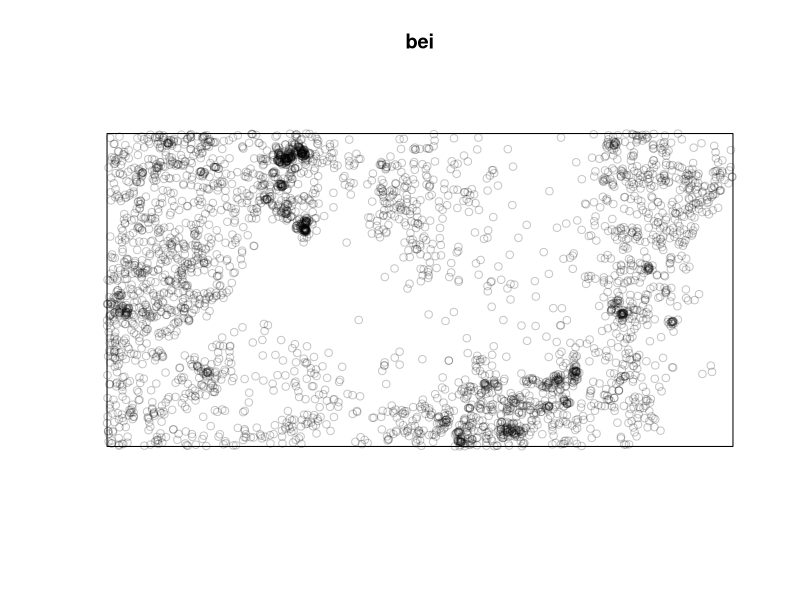
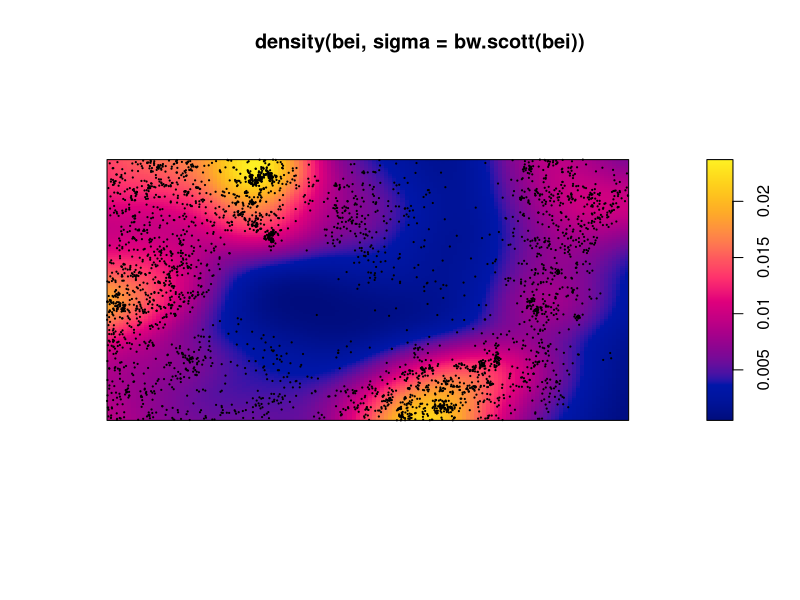
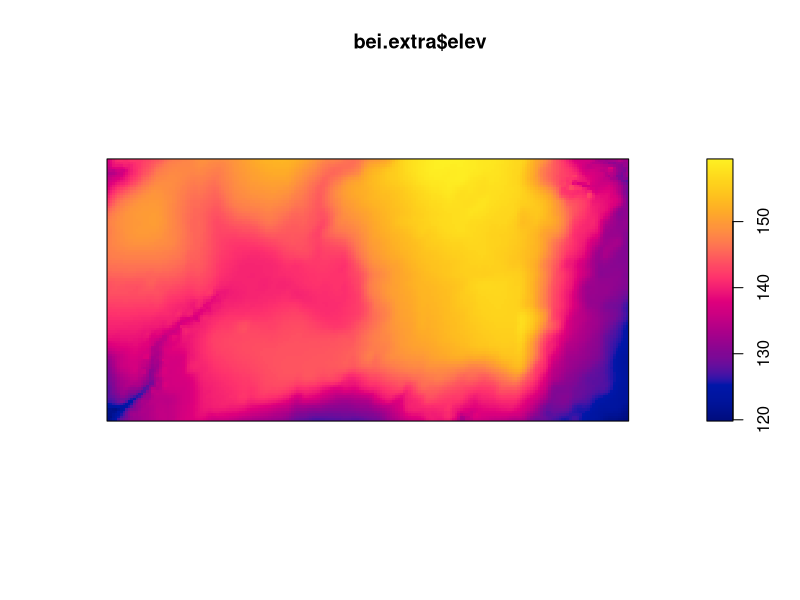
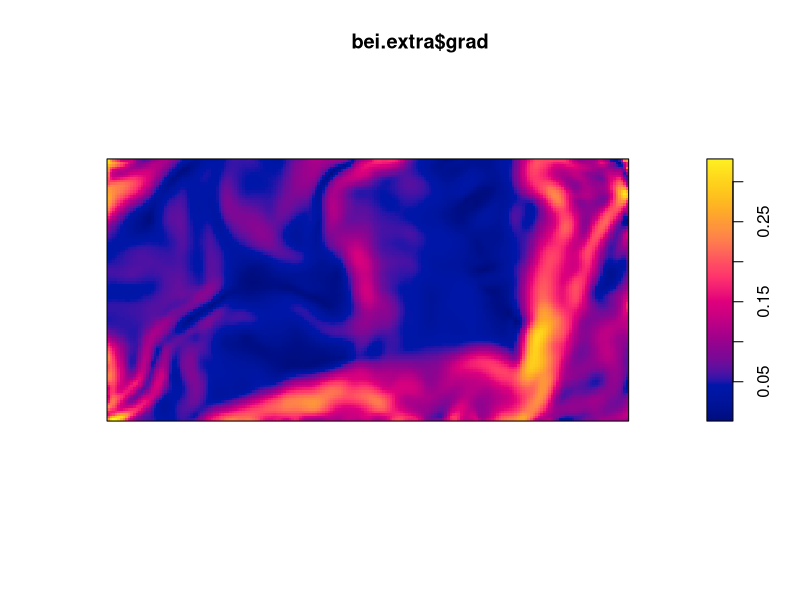
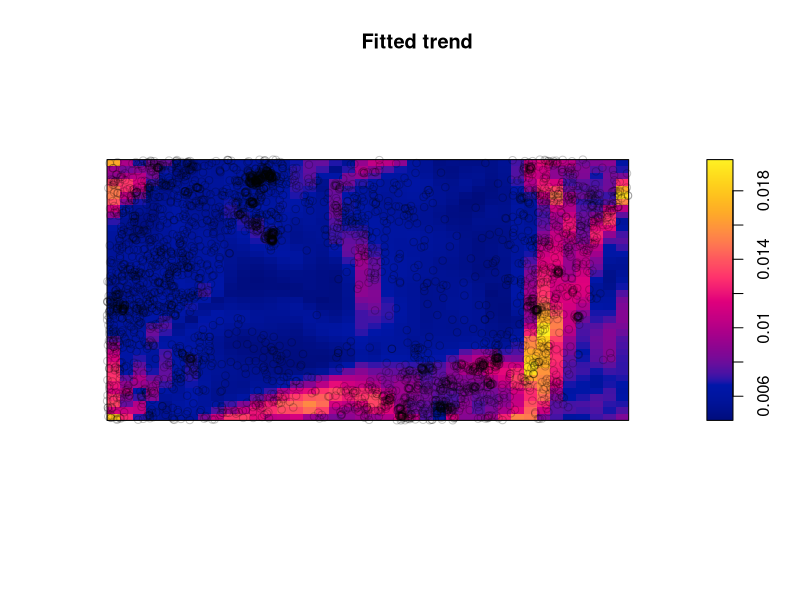
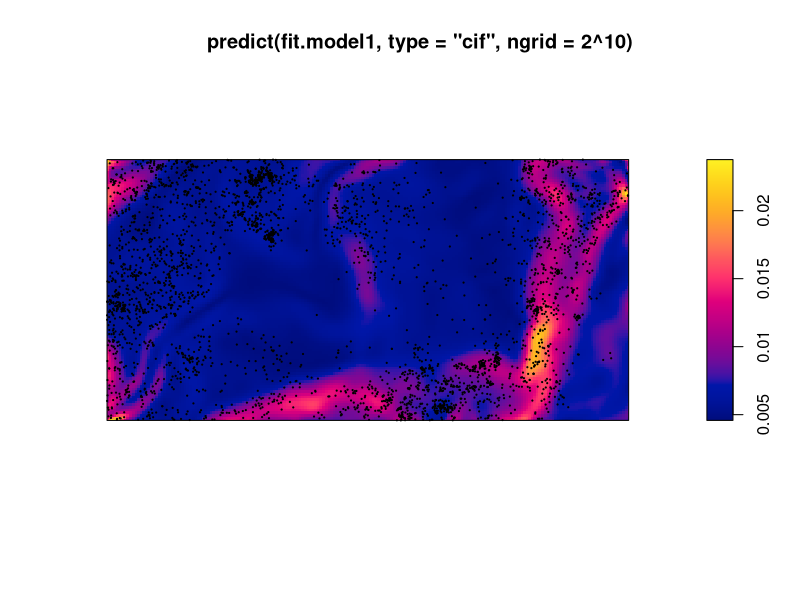
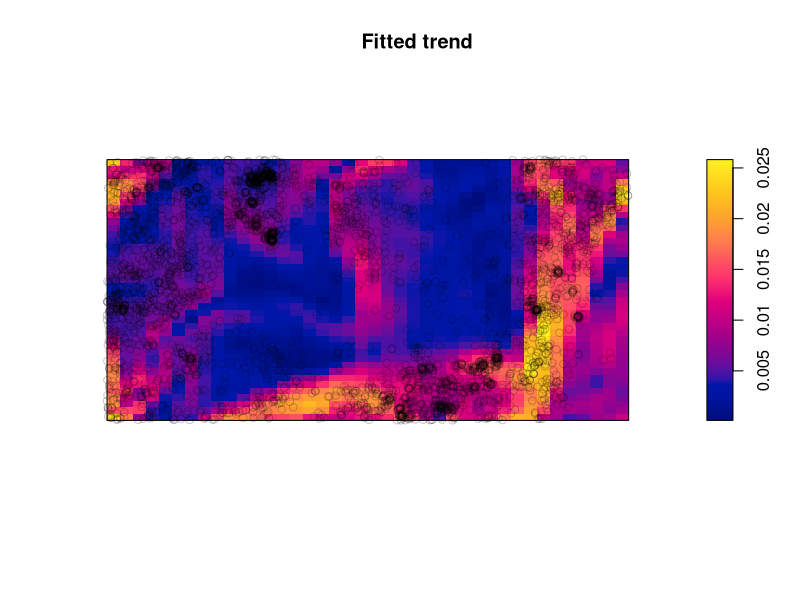
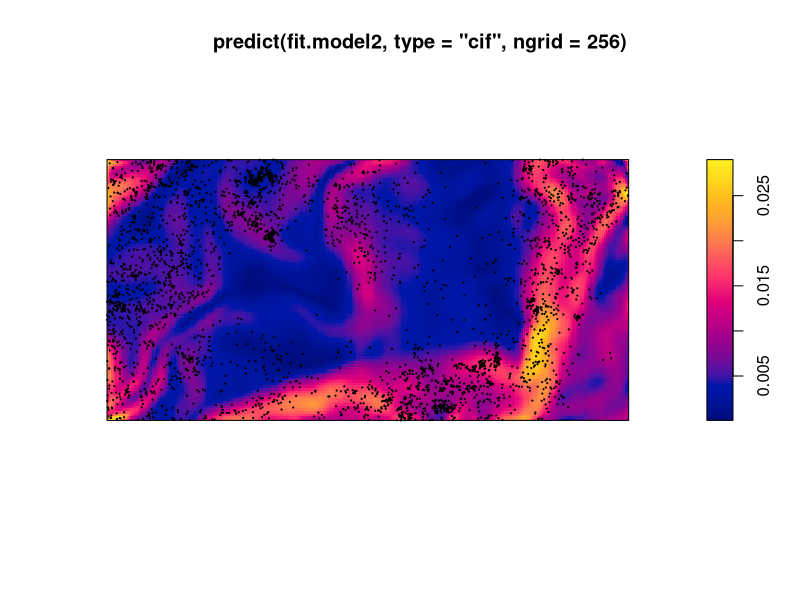

The R script that drew these images, in order:
# R code created by Choi Seokjun
# UTF-8 CRLF
# windows 10 64-bit.
# R 3.6.3


library(spatstat)

#
data(bei)
plot(bei)

# bw.scott(bei) #76.80943 41.01130
plot(density(bei, sigma = bw.scott(bei)))
points(bei, pch = 20, cex=0.25)
filename = paste("C:/gitProject/SpaTempoDA/HW4/prob3_intensity_nocovariates.png",sep="")
dev.copy(png,filename=filename)
dev.off()


head(bei.extra)
plot(bei.extra$elev)
plot(bei.extra$grad)
filename = paste("C:/gitProject/SpaTempoDA/HW4/prob3_grad.png",sep="")
dev.copy(png,filename=filename)
dev.off()



# model 1
grad = bei.extra$grad
fit.model1 = ppm(bei, ~slope, covariates=list(slope=grad))
# > ppm(bei, ~slope, covariates=list(slope=grad))
# Nonstationary Poisson process

# Log intensity:  ~slope

# Fitted trend coefficients:
# (Intercept)       slope
#   -5.391053    5.026710 

#              Estimate       S.E.   CI95.lo   CI95.hi Ztest      Zval
# (Intercept) -5.391053 0.03001787 -5.449887 -5.332219   *** -179.5948
# slope        5.026710 0.24534296  4.545847  5.507573   ***   20.4885
# => λ(u) = exp(−5.391053 + 5.026710 Z(u)). 

plot(fit.model1, how = "image", se = FALSE)
filename = paste("C:/gitProject/SpaTempoDA/HW4/prob3_model1_fit.png",sep="")
dev.copy(png,filename=filename)
dev.off()

plot(predict(fit.model1, type="cif", ngrid=2^10))
points(bei, pch = 20, cex=0.25)
filename = paste("C:/gitProject/SpaTempoDA/HW4/prob3_model1_predict.png",sep="")
dev.copy(png,filename=filename)
dev.off()



# model 2
fit.model2 = ppm(bei, ~offset(log(slope)), covariates = list(slope = grad))
#              Estimate       S.E.   CI95.lo   CI95.hi Ztest      Zval
# (Intercept) -2.427165 0.01665742 -2.459813 -2.394517   *** -145.7108
# => λ(u) = exp(-2.427165)Z(u) = 0.08828677 Z(u)

plot(fit.model2, how = "image", se = FALSE)
filename = paste("C:/gitProject/SpaTempoDA/HW4/prob3_model2_fit.png",sep="")
dev.copy(png,filename=filename)
dev.off()

plot(predict(fit.model2, type="cif", ngrid=256))
points(bei, pch = 20, cex=0.25)
filename = paste("C:/gitProject/SpaTempoDA/HW4/prob3_model2_predict.png",sep="")
dev.copy(png,filename=filename)
dev.off()
